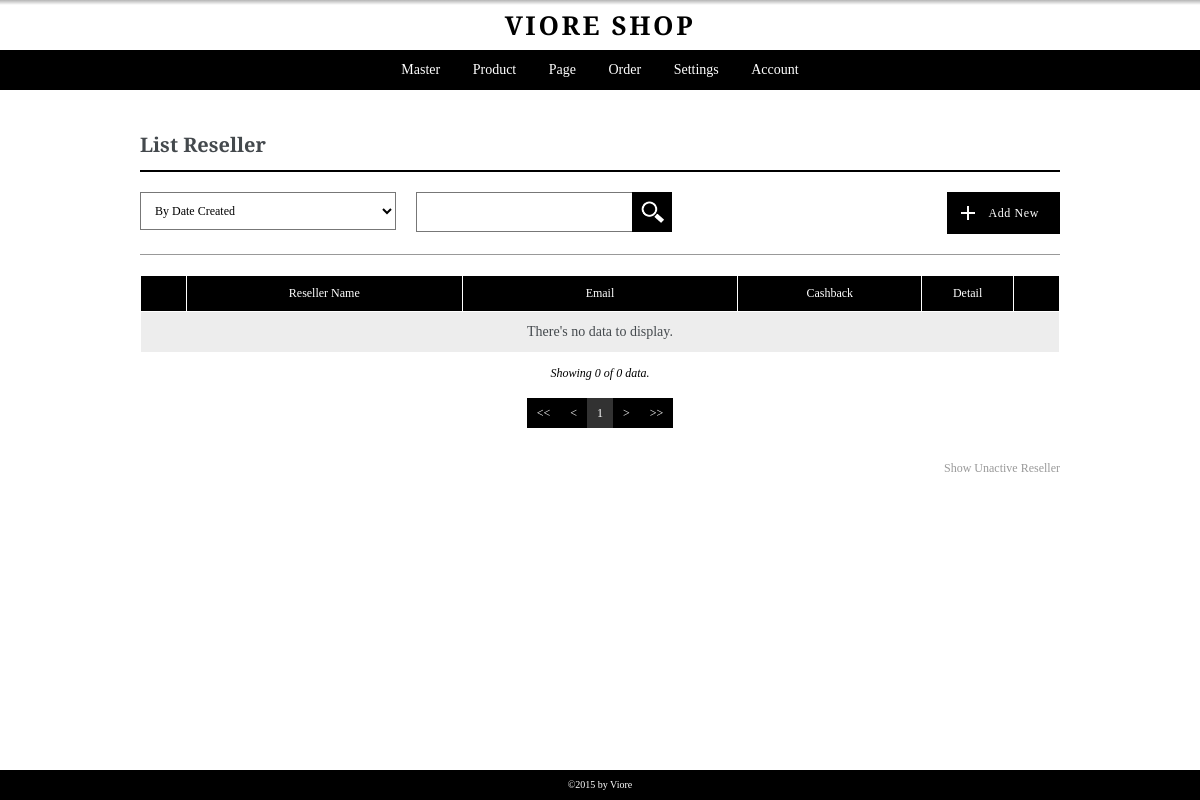
The app's page /admin/pages/listreseller.php (signed in), older data.
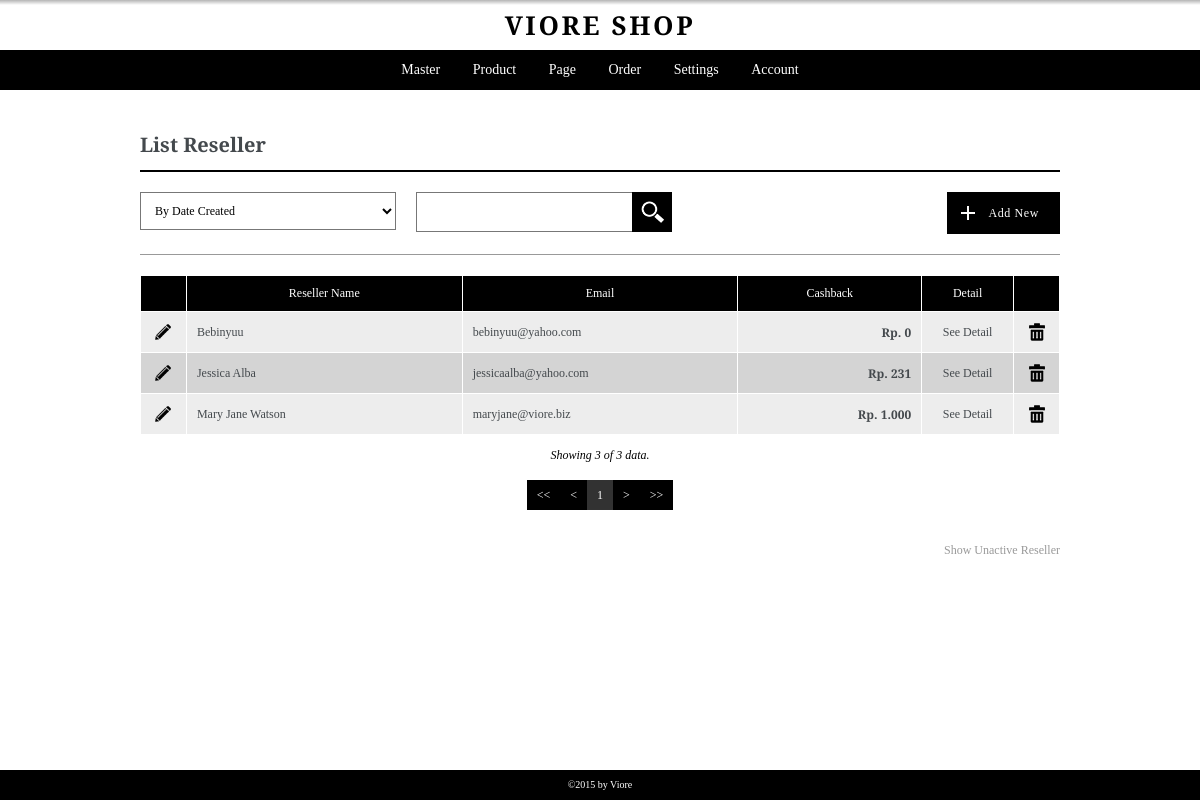
The same page, newer data.
### tables this page shows
CREATE TABLE `reseller` (
  `id_reseller` int(10) NOT NULL,
  `id_customer` int(10) NOT NULL,
  `cashback` double NOT NULL,
  `join_date` datetime NOT NULL,
  `bank_acc_no` varchar(20) NOT NULL,
  `id_bank` int(5) NOT NULL,
  `acc_holder_name` varchar(256) NOT NULL,
  `last_purchase` datetime NOT NULL,
  `user_create` int(5) NOT NULL,
  `user_edit` int(5) NOT NULL,
  `date_created` datetime NOT NULL,
  `date_edited` datetime NOT NULL,
  `active` int(1) NOT NULL
);

CREATE TABLE `customer` (
  `id_customer` int(10) NOT NULL,
  `customer_name` varchar(256) NOT NULL,
  `gender` int(1) NOT NULL,
  `birthday` date NOT NULL,
  `email` varchar(256) NOT NULL,
  `phone_number` varchar(30) NOT NULL,
  `password` varchar(20) NOT NULL,
  `subscribe` int(1) NOT NULL DEFAULT '0',
  `user_create` int(5) NOT NULL,
  `user_edit` int(5) NOT NULL,
  `date_created` datetime NOT NULL,
  `date_edited` datetime NOT NULL,
  `last_online` datetime NOT NULL,
  `active` int(1) NOT NULL
);

### admin/pages/getfieldname.php (called while the page is built, shortened)
<?php
if((substr($pagecall,0,4)=="edit")||(substr($pagecall,0,4)=="list")){
	$tabel = substr($pagecall, 4);
}
else {
	$tabel = substr($pagecall, 3);
}
$pageedit = "add".$tabel;
?>

### admin/pages/listreseller.php (the view, shortened to what this page needs)
<?php
	include "header.php";
	$pagecall = "listreseller";
	include "controller.php";
	include "getfieldname.php";
?>
<div class="container">
	<div class="content list listreseller">
		<h3><?php echo ucwords("List ".$tabel); ?></h3>
		<?php
			include ("../pages/filter-box.php");
		?>
		<div class="data-table">
			<table border="1" cellpadding="0" cellspacing="0" width="100%">
				<colgroup>
					<col width="5%">
					<col width="30%">
					<col width="30%">
					<col width="20%">
					<col width="">
					<col width="5%">
				</colgroup>
				<thead>
					<tr>
						<th>&nbsp;</th>
						<th>Reseller Name</th>
						<th>Email</th>
						<th>Cashback</th>
						<th>Detail</th>
						<th>&nbsp;</th>
					</tr>
				</thead>
				<tbody>
					<?php
					$batas=20;
					if (empty($halaman))
					{
						$posisi=0;
					}
					else
					{
						$posisi=($halaman-1)*$batas;
					}
					$sql = "SELECT r.*, c.customer_name, c. email FROM reseller r, customer c ";
					$sql .= "WHERE r.id_customer = c.id_customer ";
					if(isset($_GET['discard'])){
						$sql .= "AND r.active=0 ";
					}
					else{
						$sql .= "AND r.active=1 ";
					}
					if ((isset($_POST['sortingchoice'])) AND ($_POST['sortingchoice']!="all"))
					{
						$sorting_opt = explode(":", $_POST['sortingchoice']);
						$sql .= "ORDER BY ".$sorting_opt[0]." ".$sorting_opt[1]." ";
					}
					else{
						$sql .= "ORDER BY date_created DESC ";
					}
					$sqlp = $sql."LIMIT $posisi,$batas";
					$result = mysql_query($sqlp);
					while ($row=mysql_fetch_array($result))
					{
						echo '<tr>';
						echo '	<td align="center">
									<a href="'.$pageedit.'.php?idcust='.$row['id_customer'].'&act=chg&id='.$row["id_reseller"].'" class="link-opt"><img src="../images/icon-pencil.png" alt="Edit" title="Edit"></a>
								</td>
						';
						echo '	<td align="left">'.$row['customer_name'].'</td>';
						echo '	<td align="left">'.$row['email'].'</td>';
						echo '	<td align="right"><b>Rp. '.number_format($row['cashback'],0,',','.').'</b></td>';
						echo '	<td align="center"><a href=detailreseller.php?id='.$row['id_reseller'].'>See Detail</a></td>';
						if(isset($_GET['discard'])){
							echo '	<td align="center">
									<a href="activate.php?id='.$row["id_reseller"].'&pageorigin='.$pagecall.'" class="link-opt"><img src="../images/greenbutton.png" alt="Activate" title="Activate"></a>
								</td>
							';
						}
						else{
							echo '	<td align="center">
									<a href="deactive.php?id='.$row["id_reseller"].'&pageorigin='.$pagecall.'" class="link-opt"><img src="../images/icon-trash.png" alt="Delete" title="Delete"></a>
								</td>
							';
						}
						echo '</tr>';
					}
					if(mysql_num_rows($result)<1){echo"<tr>
						<td colspan='10' align='center'>
							<p>There's no data to display.</p>
						</td>
					</tr>";}
					?>
				</tbody>
			</table>
		</div>
		<div class="data-show">
			<?php
				$jumlah = mysql_num_rows($result);
				$showing = $batas;
				if ($jumlah<$batas){$showing=$jumlah;}
				echo '<p>Showing '.$showing.' of '.$jumlah.' data.</p>';
			?>
		</div>
		<?php
		include ("../modules/paging.php");
		include ("../modules/showunactivelink.php");
		?>
	</div>
</div>
<?php
	include "footer.php";
?>

Row changes from the older to the newer data that the page shows:
added reseller: id_customer.customer_name "Bebinyuu", id_customer.email "bebinyuu@yahoo.com", cashback "0"
added reseller: id_customer.customer_name "Jessica Alba", id_customer.email "jessicaalba@yahoo.com", cashback "231"
added reseller: id_customer.customer_name "Mary Jane Watson", id_customer.email "maryjane@viore.biz", cashback "1.000"
Text that changed along with them:
$showing: "0" → "3"
$jumlah: "0" → "3"
text no longer shown: "There's no data to display."
